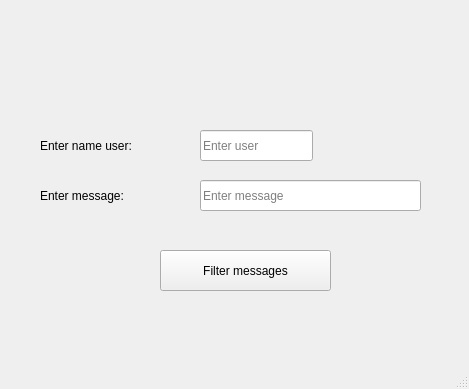
<?xml version="1.0" encoding="UTF-8"?>
<ui version="4.0">
 <class>MainWindow</class>
 <widget class="QMainWindow" name="MainWindow">
  <property name="geometry">
   <rect>
    <x>0</x>
    <y>0</y>
    <width>469</width>
    <height>389</height>
   </rect>
  </property>
  <property name="windowTitle">
   <string>User</string>
  </property>
  <widget class="QWidget" name="centralwidget">
   <widget class="QLabel" name="label">
    <property name="geometry">
     <rect>
      <x>40</x>
      <y>130</y>
      <width>151</width>
      <height>31</height>
     </rect>
    </property>
    <property name="styleSheet">
     <string notr="true">font: 12pt &quot;Segoe UI&quot;;</string>
    </property>
    <property name="text">
     <string>Enter name user:</string>
    </property>
   </widget>
   <widget class="QLineEdit" name="name">
    <property name="geometry">
     <rect>
      <x>200</x>
      <y>130</y>
      <width>113</width>
      <height>31</height>
     </rect>
    </property>
    <property name="styleSheet">
     <string notr="true">font: 12pt &quot;Segoe UI&quot;;</string>
    </property>
    <property name="placeholderText">
     <string>Enter user</string>
    </property>
   </widget>
   <widget class="QLabel" name="label_2">
    <property name="geometry">
     <rect>
      <x>40</x>
      <y>180</y>
      <width>131</width>
      <height>31</height>
     </rect>
    </property>
    <property name="styleSheet">
     <string notr="true">font: 12pt &quot;Segoe UI&quot;;</string>
    </property>
    <property name="text">
     <string>Enter message:</string>
    </property>
   </widget>
   <widget class="QLineEdit" name="message">
    <property name="geometry">
     <rect>
      <x>200</x>
      <y>180</y>
      <width>221</width>
      <height>31</height>
     </rect>
    </property>
    <property name="styleSheet">
     <string notr="true">font: 12pt &quot;Segoe UI&quot;;</string>
    </property>
    <property name="placeholderText">
     <string>Enter message</string>
    </property>
   </widget>
   <widget class="QPushButton" name="Btn">
    <property name="geometry">
     <rect>
      <x>160</x>
      <y>250</y>
      <width>171</width>
      <height>41</height>
     </rect>
    </property>
    <property name="styleSheet">
     <string notr="true">font: 12pt &quot;Segoe UI&quot;;</string>
    </property>
    <property name="text">
     <string>Filter messages</string>
    </property>
   </widget>
  </widget>
  <widget class="QMenuBar" name="menubar">
   <property name="geometry">
    <rect>
     <x>0</x>
     <y>0</y>
     <width>469</width>
     <height>22</height>
    </rect>
   </property>
  </widget>
  <widget class="QStatusBar" name="statusbar"/>
 </widget>
 <resources/>
 <connections/>
</ui>
